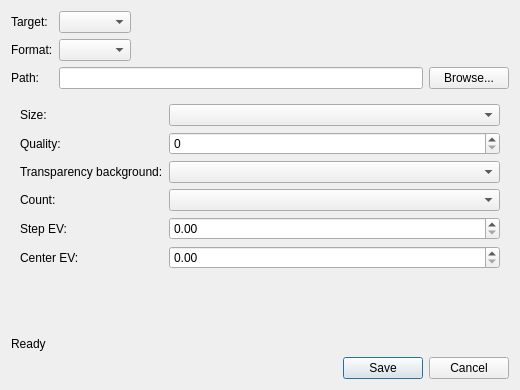
<?xml version="1.0" encoding="UTF-8"?>
<ui version="4.0">
 <class>SaveImageDialog</class>
 <widget class="QDialog" name="SaveImageDialog">
  <property name="geometry">
   <rect>
    <x>0</x>
    <y>0</y>
    <width>520</width>
    <height>390</height>
   </rect>
  </property>
  <property name="windowTitle">
   <string>Save Image</string>
  </property>
  <layout class="QVBoxLayout" name="verticalLayout">
   <item>
    <layout class="QFormLayout" name="topFormLayout">
     <property name="fieldGrowthPolicy">
      <enum>QFormLayout::ExpandingFieldsGrow</enum>
     </property>
     <item row="0" column="0">
      <widget class="QLabel" name="targetLabel">
       <property name="text">
        <string>Target:</string>
       </property>
      </widget>
     </item>
     <item row="0" column="1">
      <widget class="QComboBox" name="targetCombo"/>
     </item>
     <item row="1" column="0">
      <widget class="QLabel" name="formatLabel">
       <property name="text">
        <string>Format:</string>
       </property>
      </widget>
     </item>
     <item row="1" column="1">
      <widget class="QComboBox" name="formatCombo"/>
     </item>
     <item row="2" column="0">
      <widget class="QLabel" name="pathLabel">
       <property name="text">
        <string>Path:</string>
       </property>
      </widget>
     </item>
     <item row="2" column="1">
      <layout class="QHBoxLayout" name="pathLayout">
       <item>
        <widget class="QLineEdit" name="pathEdit"/>
       </item>
       <item>
        <widget class="QPushButton" name="browseButton">
         <property name="text">
          <string>Browse...</string>
         </property>
        </widget>
       </item>
      </layout>
     </item>
    </layout>
   </item>
   <item>
    <widget class="QStackedWidget" name="parameterStack">
     <widget class="QWidget" name="previewPage">
      <layout class="QFormLayout" name="previewLayout">
       <item row="0" column="0">
        <widget class="QLabel" name="sizeLabel">
         <property name="text">
          <string>Size:</string>
         </property>
        </widget>
       </item>
       <item row="0" column="1">
        <widget class="QComboBox" name="sizeCombo"/>
       </item>
       <item row="1" column="0">
        <widget class="QLabel" name="qualityLabel">
         <property name="text">
          <string>Quality:</string>
         </property>
        </widget>
       </item>
       <item row="1" column="1">
        <widget class="QSpinBox" name="qualitySpinBox"/>
       </item>
       <item row="2" column="0">
        <widget class="QLabel" name="jpegBackgroundLabel">
         <property name="text">
          <string>Transparency background:</string>
         </property>
        </widget>
       </item>
       <item row="2" column="1">
        <widget class="QComboBox" name="jpegBackgroundCombo"/>
       </item>
       <item row="3" column="0">
        <widget class="QLabel" name="bracketCountLabel">
         <property name="text">
          <string>Count:</string>
         </property>
        </widget>
       </item>
       <item row="3" column="1">
        <widget class="QComboBox" name="bracketCountCombo"/>
       </item>
       <item row="4" column="0">
        <widget class="QLabel" name="bracketStepLabel">
         <property name="text">
          <string>Step EV:</string>
         </property>
        </widget>
       </item>
       <item row="4" column="1">
        <widget class="QDoubleSpinBox" name="bracketStepSpinBox"/>
       </item>
       <item row="5" column="0">
        <widget class="QLabel" name="bracketCenterLabel">
         <property name="text">
          <string>Center EV:</string>
         </property>
        </widget>
       </item>
       <item row="5" column="1">
        <widget class="QDoubleSpinBox" name="bracketCenterSpinBox"/>
       </item>
      </layout>
     </widget>
     <widget class="QWidget" name="exrPage">
      <layout class="QFormLayout" name="exrLayout">
       <item row="0" column="0">
        <widget class="QLabel" name="compressionLabel">
         <property name="text">
          <string>Compression:</string>
         </property>
        </widget>
       </item>
       <item row="0" column="1">
        <widget class="QComboBox" name="compressionCombo"/>
       </item>
       <item row="1" column="0">
        <widget class="QLabel" name="pixelTypeLabel">
         <property name="text">
          <string>Pixel type:</string>
         </property>
        </widget>
       </item>
       <item row="1" column="1">
        <widget class="QComboBox" name="pixelTypeCombo"/>
       </item>
       <item row="2" column="0">
        <widget class="QLabel" name="channelScopeLabel">
         <property name="text">
          <string>Channels:</string>
         </property>
        </widget>
       </item>
       <item row="2" column="1">
        <widget class="QComboBox" name="channelScopeCombo"/>
       </item>
       <item row="3" column="0">
        <widget class="QLabel" name="metadataLabel">
         <property name="text">
          <string>Metadata:</string>
         </property>
        </widget>
       </item>
       <item row="3" column="1">
        <widget class="QComboBox" name="metadataCombo"/>
       </item>
       <item row="4" column="0">
        <widget class="QLabel" name="multipartLabel">
         <property name="text">
          <string>Multipart:</string>
         </property>
        </widget>
       </item>
       <item row="4" column="1">
        <widget class="QComboBox" name="multipartCombo"/>
       </item>
      </layout>
     </widget>
     <widget class="QWidget" name="hdrPage">
      <layout class="QVBoxLayout" name="hdrLayout">
       <item>
        <widget class="QLabel" name="hdrInfoLabel">
         <property name="wordWrap">
          <bool>true</bool>
         </property>
         <property name="text">
          <string>HDR saves RGB radiance data. Alpha is ignored; single-channel data is copied to RGB.</string>
         </property>
        </widget>
       </item>
      </layout>
     </widget>
    </widget>
   </item>
   <item>
    <widget class="QLabel" name="statusLabel">
     <property name="text">
      <string>Ready</string>
     </property>
    </widget>
   </item>
   <item>
    <widget class="QDialogButtonBox" name="buttonBox">
     <property name="orientation">
      <enum>Qt::Horizontal</enum>
     </property>
     <property name="standardButtons">
      <set>QDialogButtonBox::Cancel|QDialogButtonBox::Save</set>
     </property>
    </widget>
   </item>
  </layout>
 </widget>
 <resources/>
 <connections/>
</ui>
